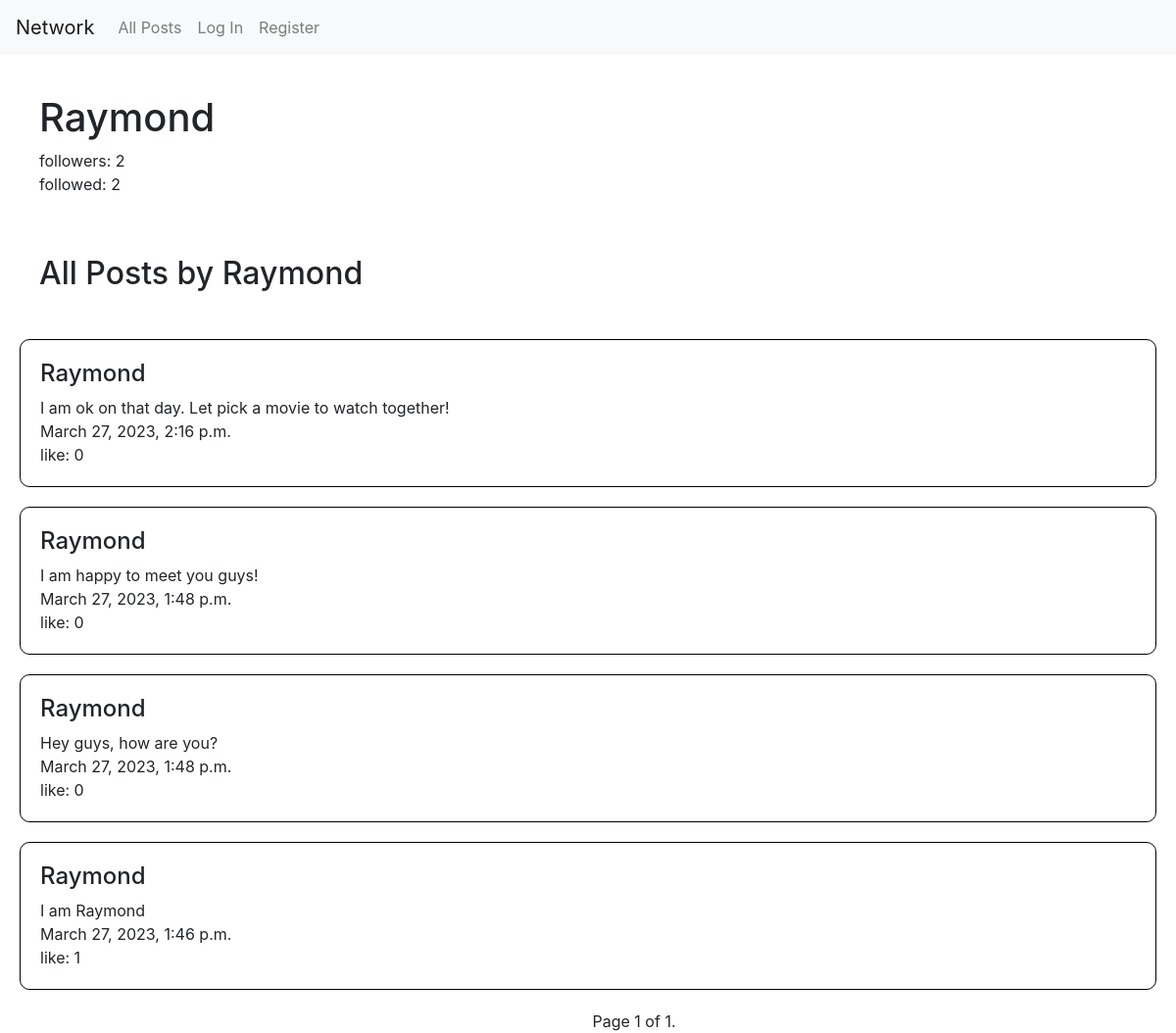
/profile/5, run on the app's committed database.
### network/models.py (models this page shows, shortened)
class User(AbstractUser):
    pass

class Post(models.Model):
    content = models.CharField(max_length=1000)
    writer = models.ForeignKey(User, on_delete=models.CASCADE, related_name = "post")
    time = models.DateTimeField(auto_now_add=True)
    like_no = models.PositiveIntegerField(default=0)
    liked_user = models.ManyToManyField(User, blank=True, related_name = "liked_post")

### network/views.py (the view)
# urls.py: path("profile/<int:user_id>", views.profile, name="profile"),
def profile(request, user_id):
    user = User.objects.get(id = user_id)
    no_being_follow = Follow.objects.filter(be_followed = user_id).count()
    no_to_follow = Follow.objects.filter(to_follow = user_id).count()
    if request.user.id:
        if request.user.id == user_id:
            same = True
        else:
            same = False
    else:
        same = True
    has_followed = check_followed (request.user.id, user_id)
    list = user.post.all().order_by('-time')
    p = Paginator(list,10)
    page_number = request.GET.get('page')
    page_obj = p.get_page(page_number)
    return render(request, "network/profile.html",{
        "user_id": user.id,
        "username": user.username,
        "user_post": page_obj,
        "same_user": same,
        "being_follow": no_being_follow,
        "to_follow": no_to_follow,
        "has_followed": has_followed
    })

### network/util.py (called while the page is built)
def check_followed (request_id, check_id):
    try:
        Follow.objects.get(be_followed = check_id, to_follow = request_id)
    except ObjectDoesNotExist:
        return False
    else:
        return True

### network/templates/network/profile.html (shortened to what this page needs)
{% extends "network/layout.html" %}
{% block body %}
    <div style="padding: 20px; margin: 20px;">
        <h1>{{ username }}</h1>
        followers: {{ being_follow }}
        <br>
        followed: {{ to_follow }}
        <br>
    </div>
    <div style="padding: 20px; margin: 20px;"><h2>All Posts by {{ username }}</h2></div>
    {% for item in user_post %}
        <div class="post_box">
            <h4>{{ item.writer }}</h4>
            {{ item.content}}
            <br>
            {{item.time}}
            <br>
            like: {{item.like_no}}
        </div>
    {% endfor %}
    <div class = "pagination">
        <span class="step-links">
            <div class="current">
                Page {{ user_post.number }} of {{ user_post.paginator.num_pages }}.
            </div>
        </span>
    </div>
{% endblock %}

### network/static/network/styles.css (style rules this page uses)
.post_box { border: 1px solid black; border-radius: 10px; margin: 20px; padding: 20px; }
.pagination { text-align: center; position: absolute; left:50%; }
.current { display: inline-block; }

### data on the page
User: username "Raymond"
Post: writer "Raymond", content "I am ok on that day. Let pick a movie to watch together!", time "March 27, 2023, 2:16 p.m.", like_no "0"
Post: writer "Raymond", content "I am happy to meet you guys!", time "March 27, 2023, 1:48 p.m.", like_no "0"
Post: writer "Raymond", content "Hey guys, how are you?", time "March 27, 2023, 1:48 p.m.", like_no "0"
Post: writer "Raymond", content "I am Raymond", time "March 27, 2023, 1:46 p.m.", like_no "1"

### other printed values
{{ being_follow }} "2"
{{ to_follow }} "2"
{{ user_post.number }} "1"
{{ user_post.paginator.num_pages }} "1"
